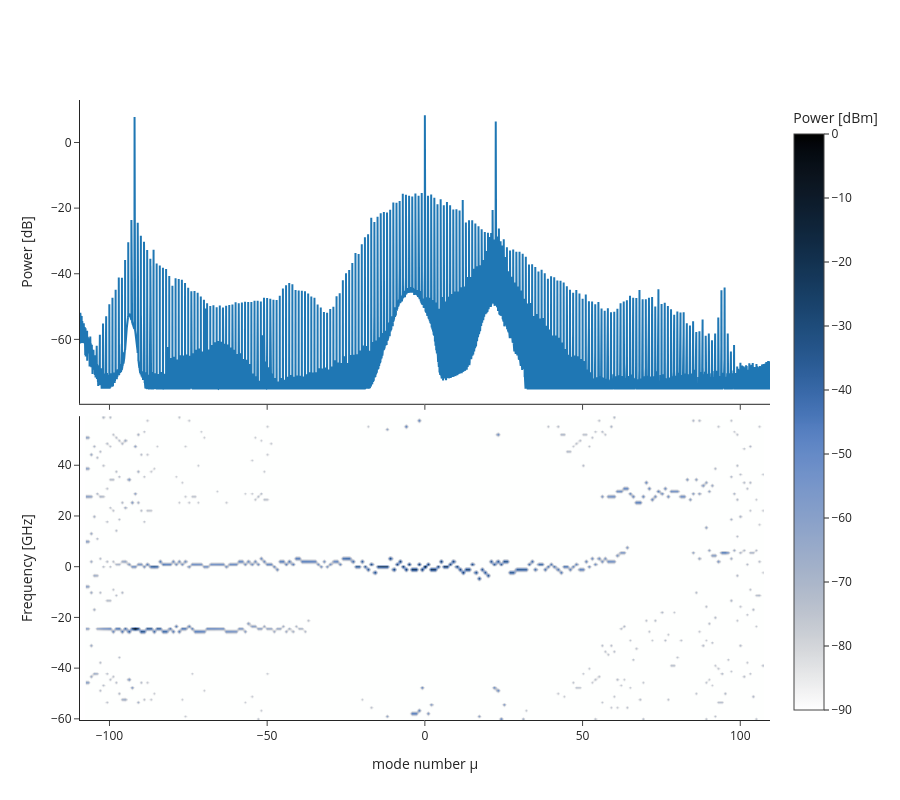

Notebook code cell kept with this figure:
### Markdown cell above
Of course, we can do it on a mutlicolor soliton that is much more obvious, the above example was really to show that it enables to observe things that are not necessarly obivous

### Code cell
trace = pd.read_csv("./Spectra_pzt52.50_stitched.csv")
fig = go.Figure().set_subplots(rows = 2, cols = 1, shared_xaxes=True, vertical_spacing=0.02)
trace['mu'] = trace.freq - trace.freq[trace.S.idxmax()]
trace['mu'] /= 997e9
tr = [go.Scatter(x = trace.mu, y = trace.S, showlegend=False)]

data, FSR, f0, N, fceo = GetOSAspectro(
    trace,
    FSR0=1000e9,
    Mtot=[-107, 107],
    do_refit=[-68, 45], # Refit the slope between this modes
    height=7,
    res=900,
    window=60e9, 
    pks_only=True, #Now trigger that 
    ceo_estimate=True,
    pdcs=False,
)

print(f"νrep = {FSR*1e-9} GHz")
Nmod = np.round(fceo / FSR)
fceo_ = fceo - Nmod * FSR
print(f"νceo: {fceo_*1e-9} GHz")

tr += [go.Heatmap(
    x=data.columns,
    y=data.index * 1e-9,
    z=data.values,
    colorscale=mpl_to_plotly(cmap.oslo_r),
    zsmooth="best",
    colorbar=dict(title="Power [dBm]"),
    zmax=0,
    zmin=-90,
)]
fig.add_traces(tr, rows = [1,2], cols = [1,1])
fig.update_xaxes(title = 'mode number µ', row = 2)
fig.update_yaxes(title = 'Power [dB]', row = 1)
fig.update_yaxes(title = 'Frequency [GHz]', row = 2)
fig.update_layout(height=800)
fig.show()

### Figure 1 — Plotly figure (JSON) as saved in the notebook; plotly's stock layout.template omitted (floating-point values rounded to 4 significant figures; data arrays with more than 128 entries replaced by an {"elided": "..."} marker saying what was removed)
{"data": [{"showlegend": false, "type": "scatter", "x": {"elided": "84973 float values"}, "xaxis": "x", "y": {"elided": "84973 float values"}, "yaxis": "y"}, {"colorbar": {"title": {"text": "Power [dBm]"}}, "colorscale": {"elided": "255x2 mixed values"}, "type": "heatmap", "x": {"elided": "215 float values"}, "xaxis": "x2", "y": [-59.9, -58.79, -57.68, -56.57, -55.46, -54.36, -53.25, -52.14, -51.03, -49.92, -48.81, -47.7, -46.59, -45.48, -44.37, -43.26, -42.15, -41.04, -39.93, -38.83, -37.72, -36.61, -35.5, -34.39, -33.28, -32.17, -31.06, -29.95, -28.84, -27.73, -26.62, -25.51, -24.4, -23.3, -22.19, -21.08, -19.97, -18.86, -17.75, -16.64, -15.53, -14.42, -13.31, -12.2, -11.09, -9.984, -8.874, -7.765, -6.656, -5.546, -4.437, -3.328, -2.219, -1.109, 0.0, 1.109, 2.219, 3.328, 4.437, 5.546, 6.656, 7.765, 8.874, 9.984, 11.09, 12.2, 13.31, 14.42, 15.53, 16.64, 17.75, 18.86, 19.97, 21.08, 22.19, 23.3, 24.4, 25.51, 26.62, 27.73, 28.84, 29.95, 31.06, 32.17, 33.28, 34.39, 35.5, 36.61, 37.72, 38.83, 39.93, 41.04, 42.15, 43.26, 44.37, 45.48, 46.59, 47.7, 48.81, 49.92, 51.03, 52.14, 53.25, 54.36, 55.46, 56.57, 57.68, 58.79], "yaxis": "y2", "z": {"elided": "108x215 float values"}, "zmax": 0, "zmin": -90, "zsmooth": "best"}], "layout": {"height": 800, "xaxis": {"anchor": "y", "domain": [0, 1], "matches": "x2", "showticklabels": false}, "xaxis2": {"anchor": "y2", "domain": [0, 1], "title": {"text": "mode number µ"}}, "yaxis": {"anchor": "x", "domain": [0.51, 1], "title": {"text": "Power [dB]"}}, "yaxis2": {"anchor": "x2", "domain": [0, 0.49], "title": {"text": "Frequency [GHz]"}}}}
